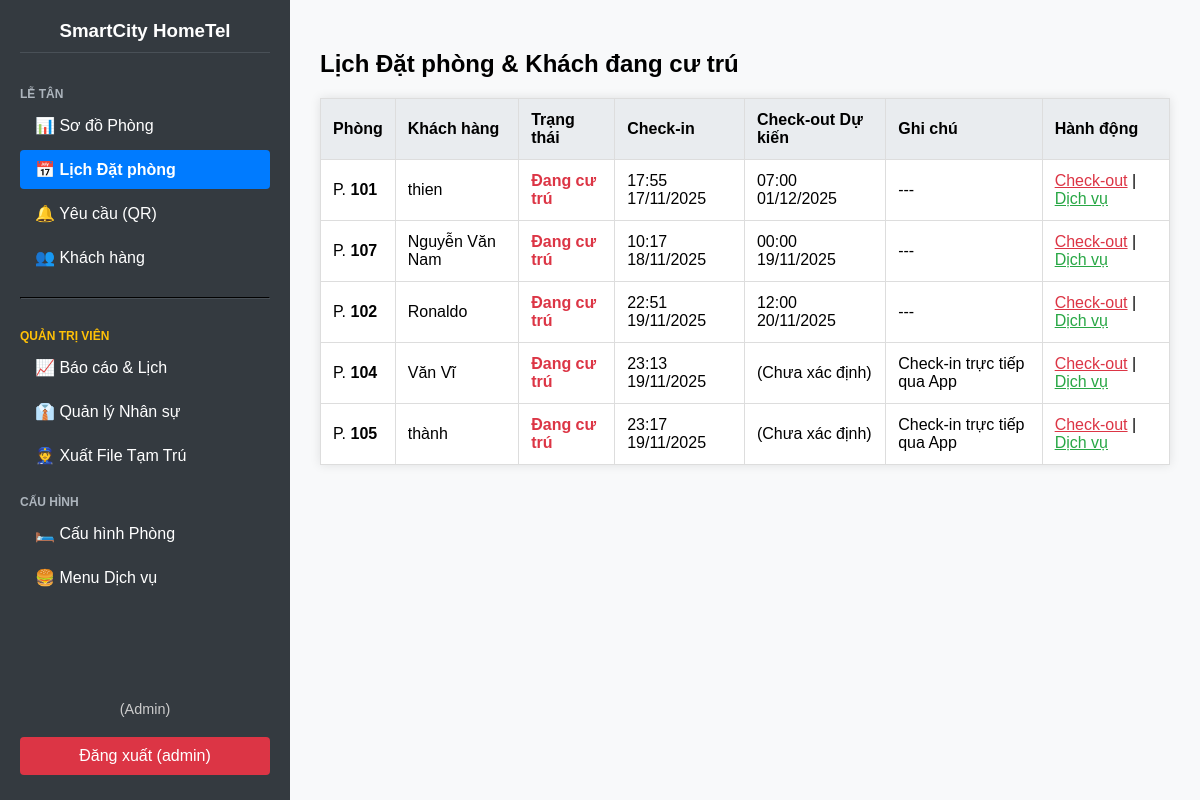
The app's page /reservations/calendar/ (signed in) with its own data.
### pms/models.py (models this page shows, shortened)
class Reservation(models.Model):
    room = models.ForeignKey(Room, on_delete=models.CASCADE, verbose_name="Phòng")
    guest = models.ForeignKey(Guest, on_delete=models.CASCADE, verbose_name="Khách hàng")
    check_in_date = models.DateTimeField(verbose_name="Thời gian Check-in")
    check_out_date = models.DateTimeField(null=True, blank=True, verbose_name="Thời gian Check-out dự kiến")
    STATUS_CHOICES = [
        ('Confirmed', 'Đã xác nhận (Booking)'),
        ('Occupied', 'Đang cư trú'),
        ('Completed', 'Đã hoàn tất'),
        ('Cancelled', 'Đã hủy'),
    ]
    status = models.CharField(max_length=20, choices=STATUS_CHOICES, default='Confirmed', verbose_name="Trạng thái đặt phòng")
    note = models.TextField(blank=True, verbose_name="Ghi chú")
    created_at = models.DateTimeField(auto_now_add=True)
    class Meta:
        verbose_name = "4. Đặt phòng"
        verbose_name_plural = "4. Quản lý Đặt phòng"
        ordering = ['check_in_date']

class Room(models.Model):
    hotel = models.ForeignKey(Hotel, on_delete=models.CASCADE, verbose_name="Khách sạn")
    room_number = models.CharField(max_length=10, unique=True, verbose_name="Số Phòng")
    room_type = models.CharField(max_length=50, verbose_name="Loại Phòng")
    price_per_night = models.DecimalField(max_digits=10, decimal_places=0, default=500000, verbose_name="Giá/Đêm")
    STATUS_CHOICES = [
        ('Vacant', 'Trống (Xanh)'),
        ('Dirty', 'Cần dọn (Xám)'),
        ('Occupied', 'Đang có khách (Đỏ)'),
        ('Booked', 'Đã đặt (Vàng)'),
    ]
    status = models.CharField(max_length=20, choices=STATUS_CHOICES, default='Vacant', verbose_name="Trạng thái")
    class Meta:
        verbose_name = "2. Phòng"
        verbose_name_plural = "2. Quản lý Phòng"
        ordering = ['room_number']

class Guest(models.Model):
    full_name = models.CharField(max_length=255, verbose_name="Họ và Tên")
    dob = models.DateField(null=True, blank=True, verbose_name="Ngày sinh")
    ID_TYPE_CHOICES = [
        ('CCCD', 'Căn cước Công dân'),
        ('CMND', 'Chứng minh Nhân dân'),
        ('PP', 'Hộ chiếu (Passport)'),
        ('OTHER', 'Khác')
    ]
    id_type = models.CharField(max_length=10, choices=ID_TYPE_CHOICES, default='CCCD', verbose_name="Loại giấy tờ")
    id_number = models.CharField(max_length=50, unique=True, verbose_name="Mã số giấy tờ")
    license_plate = models.CharField(max_length=20, null=True, blank=True, verbose_name="Biển số xe")
    address = models.CharField(max_length=500, verbose_name="Địa chỉ thường trú")
    phone = models.CharField(max_length=20, null=True, blank=True, verbose_name="Số điện thoại")
    photo = models.ImageField(upload_to='guest_ids/', null=True, blank=True, verbose_name="Ảnh giấy tờ")
    created_at = models.DateTimeField(auto_now_add=True)
    class Meta:
        verbose_name = "3. Khách hàng"
        verbose_name_plural = "3. Quản lý Khách hàng"

### pms/views.py (the view)
# urls.py: path('reservations/calendar/', views.reservation_calendar, name='reservation-calendar'),
@login_required
def reservation_calendar(request):
    reservations = Reservation.objects.filter(
        status__in=['Confirmed', 'Occupied']
    ).select_related('room', 'guest').order_by('check_in_date')
    context = {
        'page_title': 'Lịch Đặt phòng & Khách đang cư trú',
        'reservations': reservations
    }
    return render(request, 'pms/reservation_calendar.html', context)

### pms/templates/pms/reservation_calendar.html (shortened to what this page needs)
{% extends 'pms/base.html' %}
{% block content %}
  <h2>{{ page_title }}</h2>
  <table>
    <thead>
      <tr>
        <th>Phòng</th>
        <th>Khách hàng</th>
        <th>Trạng thái</th>
        <th>Check-in</th>
        <th>Check-out Dự kiến</th>
        <th>Ghi chú</th>
        <th>Hành động</th>
      </tr>
    </thead>
    <tbody>
      {% for res in reservations %}
      <tr>
        <td>P. <strong>{{ res.room.room_number }}</strong></td>
        <td>{{ res.guest.full_name }}</td>
        <td class="status-{{ res.status }}">
            {{ res.get_status_display }}
        </td>
        <td>{{ res.check_in_date|date:"H:i d/m/Y" }}</td>
        <td>
            {% if res.check_out_date %}
                {{ res.check_out_date|date:"H:i d/m/Y" }}
            {% else %}
                (Chưa xác định)
            {% endif %}
        </td>
        <td>{{ res.note|default:"---" }}</td>
        <td>
            {% if res.status == 'Confirmed' %}
                <a href="{% url 'perform-check-in' res.id %}" style="color: #007bff;">Check-in</a>
            {% elif res.status == 'Occupied' %}
                <a href="{% url 'perform-check-out' res.id %}" style="color: #dc3545;">Check-out</a> |
                <a href="{% url 'manage-room-services' res.id %}" style="color: #28a745;">Dịch vụ</a>
            {% endif %}
        </td>
      </tr>
      {% empty %}
      <tr>
        <td colspan="7">Không có Booking hoặc khách đang ở nào.</td>
      </tr>
      {% endfor %}
    </tbody>
  </table>
{% endblock %}

### pms/templates/pms/base.html (shortened to what this page needs)
<!DOCTYPE html>
<html lang="vi">
  <head>
  </head>
  <body>
    <div class="sidebar">
        <h3 style="text-align: center;">SmartCity HomeTel</h3>
        <div class="menu-label">Lễ tân</div>
        <a href="{% url 'dashboard' %}" class="{% if request.resolver_match.url_name == 'dashboard' %}active{% endif %}">
            📊 Sơ đồ Phòng
        </a>
        <a href="{% url 'reservation-calendar' %}" class="{% if request.resolver_match.url_name == 'reservation-calendar' %}active{% endif %}">
            📅 Lịch Đặt phòng
        </a>
        <a href="{% url 'manage-requests' %}" class="{% if request.resolver_match.url_name == 'manage-requests' %}active{% endif %}">
            🔔 Yêu cầu (QR)
        </a>
        <a href="{% url 'manage-guests' %}" class="{% if request.resolver_match.url_name == 'manage-guests' %}active{% endif %}">
            👥 Khách hàng
        </a>
        {% if user.is_superuser %}
            <hr style="border-color: #495057; margin: 15px 0;">
            <div class="menu-label" style="color: #ffc107;">Quản trị viên</div>
            <a href="{% url 'management-dashboard' %}" class="{% if request.resolver_match.url_name == 'management-dashboard' %}active{% endif %}">
                📈 Báo cáo & Lịch
            </a>
            <a href="{% url 'manage-staff' %}" class="{% if request.resolver_match.url_name == 'manage-staff' %}active{% endif %}">
                👔 Quản lý Nhân sự
            </a>
            <a href="{% url 'export-registry' %}" class="{% if request.resolver_match.url_name == 'export-registry' %}active{% endif %}">
                👮 Xuất File Tạm Trú
            </a>
            <div class="menu-label">Cấu hình</div>
            <a href="{% url 'manage-rooms' %}" class="{% if request.resolver_match.url_name == 'manage-rooms' %}active{% endif %}">
                🛏️ Cấu hình Phòng
            </a>
            <a href="{% url 'manage-service-inventory' %}" class="{% if request.resolver_match.url_name == 'manage-service-inventory' %}active{% endif %}">
                🍔 Menu Dịch vụ
            </a>
        {% endif %}
        <div style="margin-top: auto;">
            <div style="text-align: center; font-size: 0.9em; color: #ccc; margin-bottom: 5px;">
                {% if user.is_superuser %} (Admin) {% else %} (Nhân viên) {% endif %}
            </div>
            <a href="{% url 'logout' %}" class="logout-link">Đăng xuất ({{ user.username }})</a>
        </div>
    </div>
    <div class="content">
        {% block content %}
        {% endblock %}
    </div>
  </body>
</html>

### records on screen
Reservation: room.room_number "101", guest.full_name "thien", status "Đang cư trú", check_in_date "17:55 17/11/2025", check_out_date "07:00 01/12/2025", note "---", shows "Check-out"
Reservation: room.room_number "107", guest.full_name "Nguyễn Văn Nam", status "Đang cư trú", check_in_date "10:17 18/11/2025", check_out_date "00:00 19/11/2025", note "---", shows "Check-out"
Reservation: room.room_number "102", guest.full_name "Ronaldo", status "Đang cư trú", check_in_date "22:51 19/11/2025", check_out_date "12:00 20/11/2025", note "---", shows "Check-out"
Reservation: room.room_number "104", guest.full_name "Văn Vĩ", status "Đang cư trú", check_in_date "23:13 19/11/2025", shows "(Chưa xác định)", note "Check-in trực tiếp qua App", shows "Check-out"
Reservation: room.room_number "105", guest.full_name "thành", status "Đang cư trú", check_in_date "23:17 19/11/2025", shows "(Chưa xác định)", note "Check-in trực tiếp qua App", shows "Check-out"

### other values on screen
{{ user.username }} "admin"
{{ page_title }} "Lịch Đặt phòng & Khách đang cư trú"
